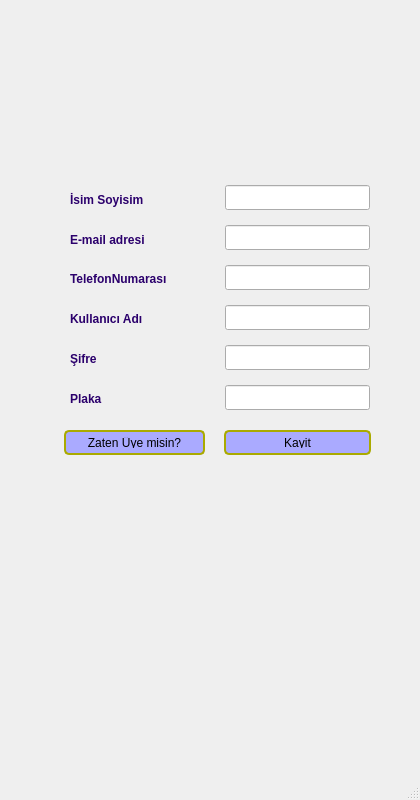
<?xml version="1.0" encoding="UTF-8"?>
<ui version="4.0">
 <class>RegisterPage</class>
 <widget class="QMainWindow" name="RegisterPage">
  <property name="geometry">
   <rect>
    <x>0</x>
    <y>0</y>
    <width>420</width>
    <height>800</height>
   </rect>
  </property>
  <property name="windowTitle">
   <string>MainWindow</string>
  </property>
  <widget class="QWidget" name="centralwidget">
   <widget class="QLineEdit" name="lineEdit_isim">
    <property name="geometry">
     <rect>
      <x>225</x>
      <y>185</y>
      <width>145</width>
      <height>25</height>
     </rect>
    </property>
    <property name="text">
     <string/>
    </property>
   </widget>
   <widget class="QLabel" name="label_4">
    <property name="geometry">
     <rect>
      <x>70</x>
      <y>310</y>
      <width>101</width>
      <height>17</height>
     </rect>
    </property>
    <property name="styleSheet">
     <string notr="true">QLabel{
font-weight: bold;
color:rgb(43, 0, 108);
}</string>
    </property>
    <property name="text">
     <string>Kullanıcı Adı</string>
    </property>
   </widget>
   <widget class="QLineEdit" name="lineEdit_username">
    <property name="geometry">
     <rect>
      <x>225</x>
      <y>305</y>
      <width>145</width>
      <height>25</height>
     </rect>
    </property>
   </widget>
   <widget class="QLineEdit" name="lineEdit_sifre">
    <property name="geometry">
     <rect>
      <x>225</x>
      <y>345</y>
      <width>145</width>
      <height>25</height>
     </rect>
    </property>
   </widget>
   <widget class="QLabel" name="label_5">
    <property name="geometry">
     <rect>
      <x>70</x>
      <y>350</y>
      <width>66</width>
      <height>17</height>
     </rect>
    </property>
    <property name="styleSheet">
     <string notr="true">QLabel{
font-weight: bold;
color:rgb(43, 0, 108);
}</string>
    </property>
    <property name="text">
     <string>Şifre</string>
    </property>
   </widget>
   <widget class="QLineEdit" name="lineEdit_telno">
    <property name="geometry">
     <rect>
      <x>225</x>
      <y>265</y>
      <width>145</width>
      <height>25</height>
     </rect>
    </property>
   </widget>
   <widget class="QLineEdit" name="lineEdit_email">
    <property name="geometry">
     <rect>
      <x>225</x>
      <y>225</y>
      <width>145</width>
      <height>25</height>
     </rect>
    </property>
    <property name="text">
     <string/>
    </property>
   </widget>
   <widget class="QPushButton" name="pushButtonBack">
    <property name="geometry">
     <rect>
      <x>60</x>
      <y>430</y>
      <width>145</width>
      <height>25</height>
     </rect>
    </property>
    <property name="styleSheet">
     <string notr="true">QPushButton
{

	border: 1px solid #111111;
	border-radius: 5px;
	border-color: rgb(170, 170, 0);
	border-width: 2px;
	margin-left: 4px;
	padding: 5px;
	color:  rgb(0, 0, 0);
	background-color:rgb(170, 170, 255);
	font: 700 9pt &quot;Segoe UI&quot;;



}</string>
    </property>
    <property name="text">
     <string>Zaten Üye misin?</string>
    </property>
   </widget>
   <widget class="QLabel" name="label_3">
    <property name="geometry">
     <rect>
      <x>70</x>
      <y>270</y>
      <width>115</width>
      <height>17</height>
     </rect>
    </property>
    <property name="styleSheet">
     <string notr="true">QLabel{
font-weight: bold;
color:rgb(43, 0, 108);
}</string>
    </property>
    <property name="text">
     <string>TelefonNumarası</string>
    </property>
   </widget>
   <widget class="QLabel" name="label">
    <property name="geometry">
     <rect>
      <x>70</x>
      <y>190</y>
      <width>111</width>
      <height>20</height>
     </rect>
    </property>
    <property name="styleSheet">
     <string notr="true">QLabel{
font-weight: bold;
color:rgb(43, 0, 108);
}</string>
    </property>
    <property name="text">
     <string>İsim Soyisim</string>
    </property>
   </widget>
   <widget class="QLineEdit" name="lineEdit_plaka">
    <property name="geometry">
     <rect>
      <x>225</x>
      <y>385</y>
      <width>145</width>
      <height>25</height>
     </rect>
    </property>
   </widget>
   <widget class="QPushButton" name="pushButtonKayit">
    <property name="geometry">
     <rect>
      <x>220</x>
      <y>430</y>
      <width>151</width>
      <height>25</height>
     </rect>
    </property>
    <property name="styleSheet">
     <string notr="true">QPushButton
{

	border: 1px solid #111111;
	border-radius: 5px;
	border-color: rgb(170, 170, 0);
	border-width: 2px;
	margin-left: 4px;
	padding: 5px;
	color:  rgb(0, 0, 0);
	background-color:rgb(170, 170, 255);
	font: 700 9pt &quot;Segoe UI&quot;;



}</string>
    </property>
    <property name="text">
     <string>Kayit</string>
    </property>
   </widget>
   <widget class="QLabel" name="label_6">
    <property name="geometry">
     <rect>
      <x>70</x>
      <y>390</y>
      <width>66</width>
      <height>17</height>
     </rect>
    </property>
    <property name="styleSheet">
     <string notr="true">QLabel{
font-weight: bold;
color:rgb(43, 0, 108);
}</string>
    </property>
    <property name="text">
     <string>Plaka</string>
    </property>
   </widget>
   <widget class="QLabel" name="label_2">
    <property name="geometry">
     <rect>
      <x>70</x>
      <y>230</y>
      <width>111</width>
      <height>20</height>
     </rect>
    </property>
    <property name="styleSheet">
     <string notr="true">QLabel{
font-weight: bold;
color:rgb(43, 0, 108);
}</string>
    </property>
    <property name="text">
     <string>E-mail adresi</string>
    </property>
   </widget>
   <widget class="QLabel" name="label_pic">
    <property name="geometry">
     <rect>
      <x>0</x>
      <y>0</y>
      <width>421</width>
      <height>781</height>
     </rect>
    </property>
    <property name="text">
     <string/>
    </property>
   </widget>
   <zorder>label_pic</zorder>
   <zorder>lineEdit_isim</zorder>
   <zorder>label_4</zorder>
   <zorder>lineEdit_username</zorder>
   <zorder>lineEdit_sifre</zorder>
   <zorder>label_5</zorder>
   <zorder>lineEdit_telno</zorder>
   <zorder>lineEdit_email</zorder>
   <zorder>pushButtonBack</zorder>
   <zorder>label_3</zorder>
   <zorder>label</zorder>
   <zorder>lineEdit_plaka</zorder>
   <zorder>pushButtonKayit</zorder>
   <zorder>label_6</zorder>
   <zorder>label_2</zorder>
  </widget>
  <widget class="QMenuBar" name="menubar">
   <property name="geometry">
    <rect>
     <x>0</x>
     <y>0</y>
     <width>420</width>
     <height>21</height>
    </rect>
   </property>
  </widget>
  <widget class="QStatusBar" name="statusbar"/>
 </widget>
 <resources/>
 <connections/>
</ui>
